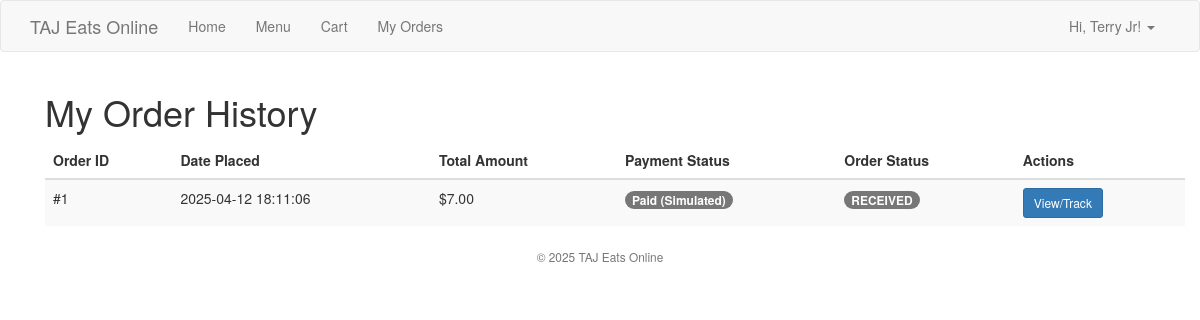
The app's page /order/order/history (signed in) with its own data.
### app/models.py (models this page shows, shortened)
class User(UserMixin, db.Model):
    id = db.Column(db.Integer, primary_key=True)
    username = db.Column(db.String(64), index=True, unique=True)
    email = db.Column(db.String(120), index=True, unique=True)
    password_hash = db.Column(db.String(256)) # Increased length for stronger hashes
    orders = db.relationship('Order', backref='customer', lazy='dynamic')

class Order(db.Model):
    id = db.Column(db.Integer, primary_key=True)
    user_id = db.Column(db.Integer, db.ForeignKey('user.id'))
    timestamp = db.Column(db.DateTime, index=True, default=datetime.utcnow)
    total_amount = db.Column(db.Float, nullable=False)
    status = db.Column(db.String(50), default='RECEIVED', index=True) # Changed default to RECEIVED
    payment_status = db.Column(db.String(50), default='Unpaid', index=True)
    items = db.relationship('OrderItem', backref='order', lazy='dynamic', cascade="all, delete-orphan")

### app/order/routes.py (the view)
@bp.route('/order/history')
@login_required
def order_history():
    try:
        orders = Order.query.filter_by(user_id=current_user.id).order_by(Order.timestamp.desc()).all()
    except Exception as e:
        current_app.logger.error(f"Database error fetching order history for user {current_user.id}: {e}")
        flash('Could not retrieve your order history due to a database error.')
        orders = [] # Ensure orders is defined
    return render_template('order/order_history.html', title='Order History', orders=orders)

### app/models.py (called while the page is built)
@login.user_loader
def load_user(id):
    return db.session.get(User, int(id)) # Use db.session.get for Flask-SQLAlchemy 3+

### app/order/templates/order/order_history.html (shortened to what this page needs)
{% extends "base.html" %}
{% block app_content %}
    <div class="container mt-5">
        <h1 class="mb-4">My Order History</h1>
        {% if orders %}
            <div class="table-responsive">
                <table class="table table-striped table-hover">
                    <thead class="table-light">
                        <tr>
                            <th>Order ID</th>
                            <th>Date Placed</th>
                            <th class="text-end">Total Amount</th>
                            <th>Payment Status</th>
                            <th>Order Status</th>
                            <th>Actions</th>
                        </tr>
                    </thead>
                    <tbody>
                        {% for order in orders %}
                        <tr>
                            <td>#{{ order.id }}</td>
                            <td>{{ order.timestamp.strftime('%Y-%m-%d %H:%M:%S') if order.timestamp else 'N/A' }}</td>
                            <td class="text-end">${{ "%.2f"|format(order.total_amount) }}</td>
                            <td><span class="badge bg-{{ 'success' if order.payment_status == 'Paid (Simulated)' else 'warning' }}">{{ order.payment_status }}</span></td>
                            <td><span class="badge bg-info">{{ order.status }}</span></td>
                            <td>
                                <a href="{{ url_for('order.track_order', order_id=order.id) }}" class="btn btn-sm btn-primary">View/Track</a>
                            </td>
                        </tr>
                        {% endfor %}
                    </tbody>
                </table>
            </div>
        {% else %}
            <div class="alert alert-info" role="alert">
                You have not placed any orders yet. <a href="{{ url_for('order.view_menu') }}" class="alert-link">Start ordering?</a>
            </div>
        {% endif %}
    </div>
{% endblock %}

### app/templates/base.html (shortened to what this page needs)
{% extends "bootstrap/base.html" %}
{% block navbar %}
<nav class="navbar navbar-default">
    <div class="container">
        <div class="navbar-header">
            <a class="navbar-brand" href="{{ url_for('main.index') }}">TAJ Eats Online</a>
        </div>
        <div class="collapse navbar-collapse" id="bs-example-navbar-collapse-1">
            <ul class="nav navbar-nav">
                <li><a href="{{ url_for('main.index') }}">Home</a></li>
                <li><a href="{{ url_for('order.view_menu') }}">Menu</a></li>
                <li><a href="{{ url_for('order.view_cart') }}">Cart</a></li>
                {% if current_user.is_authenticated %}
                <li><a href="{{ url_for('order.order_history') }}">My Orders</a></li>
                {% endif %}
            </ul>
            <ul class="nav navbar-nav navbar-right">
                 {% if current_user.is_authenticated %}
                    <li class="dropdown">
                        <a href="#" class="dropdown-toggle" data-toggle="dropdown" role="button" aria-haspopup="true" aria-expanded="false">
                            Hi, {{ current_user.username }}! <span class="caret"></span>
                        </a>
                    </li>
                {% else %}
                    <li><a href="{{ url_for('auth.login') }}">Login</a></li>
                    <li><a href="{{ url_for('auth.register') }}">Register</a></li>
                {% endif %}
            </ul>
        </div>
    </div>
</nav>
{% endblock %}
{% block content %}
    <div class="container">
        {% block app_content %}{% endblock %}
        <footer class="pt-4 my-md-5 pt-md-5 border-top">
            <div class="row">
                <div class="col-12 col-md text-center">
                    <small class="d-block mb-3 text-muted">&copy; 2025 TAJ Eats Online</small>
                </div>
            </div>
        </footer>
    </div>
{% endblock %}

### records on screen
User: username "Terry Jr"
Order: id "1", timestamp "2025-04-12 18:11:06", total_amount "7.00", payment_status "Paid (Simulated)", status "RECEIVED"
